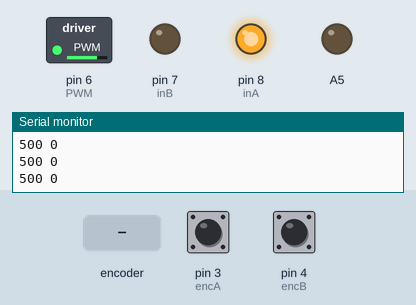
Recording of a sketch running on a simulated Arduino Uno, built with avr-gcc and run on an emulated ATmega328P. Shown: switched loads named in the sketch (green lamp = pin HIGH), output pins drawn as LEDs (lit = HIGH), the last lines printed to the serial monitor. Inputs (shaded band) come from the test bench; at power-on: pin 3 (encA) HIGH, pin 4 (encB) HIGH.

Above: at 1.2 s.
1.3 s: rotary encoder on pin 3 (encA) / pin 4 (encB) turned 3 steps (first pin leading)
At 2.5 s:
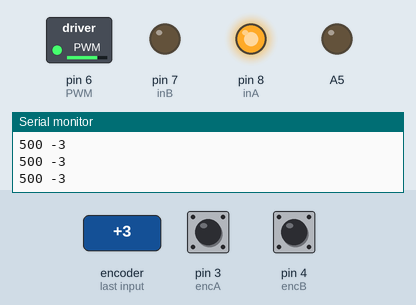
4.9 s: rotary encoder on pin 3 (encA) / pin 4 (encB) turned 3 steps (first pin leading)
At 6.6 s:
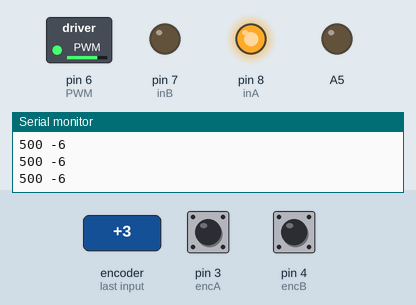
Timing chart, 0 to 8.1 s (numbered marks = the images above; inputs shaded):
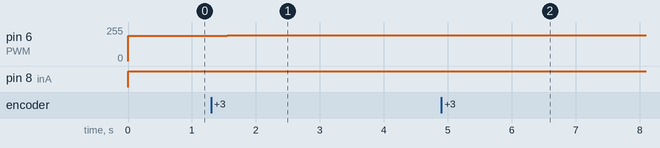

Measured:
- after the input at 1.3 s, pin 6 (PWM): 191/255 → 192/255 after 0.25 s
- after the input at 4.9 s, pin 6 (PWM): 192/255 → 193/255 after 0.26 s

The sketch:

PID_Motor.ino
```cpp
#include <util/atomic.h>

#define encA 3
#define encB 4
#define inA 8
#define inB 7
#define PWM 6

volatile int pos = 0;
long prevT = 0;
float prevE = 0;
float integralE = 0;
int target = 1200;

void setup() {
  Serial.begin(9600);
  pinMode(encA,INPUT);
  pinMode(encB,INPUT);
  pinMode(inA,OUTPUT);
  pinMode(inB,OUTPUT);
  pinMode(PWM,OUTPUT);
  pinMode(A5,OUTPUT);
  attachInterrupt(digitalPinToInterrupt(encA),readEncoder,RISING);


}

void loop() {
  //Serial.println(int((float(analogRead(A5))/1023)*2240.4));
  target = 500;
  float kp = .75 , ki = 0.25, kd = 0;
  long currT = micros();
  float deltaT = float(currT - prevT)/1.0e6;
  int currPos;
  ATOMIC_BLOCK(ATOMIC_RESTORESTATE){
    currPos = pos;
    }

  int e =  target - currPos;
  int dedE = (e - prevE) / deltaT;
  integralE = integralE + e*integralE;

  float u = kp*e + ki * integralE  + kd * dedE;

  if((u < 40 && u > 0) || (u < 0 && u > - 40)){
    u = 0;
    }

  int pwm = (fabs(u)/target) * 255;
  if(pwm > 255){
    pwm = 255;
    }
  int dir = 1;
  if(u < 0){
     dir = -1;
  }

  setMotor(dir,PWM,pwm,inA,inB);

  prevE = e;

  Serial.print(target);
  Serial.print(" ");
  Serial.println(pos);
//  Serial.print(" ");
//  Serial.print(u);
//  Serial.print(" ");
//  Serial.println(pwm);
// setMotor(1,PWM,100,inA,inB);
}

void setMotor(int dir , int pwm , int pwmValue , int in1 , int in2){
  analogWrite(pwm , pwmValue);
  if(dir == 1){
    digitalWrite(in1,HIGH);
    digitalWrite(in2,LOW);
    }
  else if(dir == -1){
    digitalWrite(in2,HIGH);
    digitalWrite(in1,LOW);
    }
  else{
    digitalWrite(in1,LOW);
    digitalWrite(in2,LOW);
    }
  }
void readEncoder(){
  if(digitalRead(encB)) pos++;
  else pos--;
  }
```
